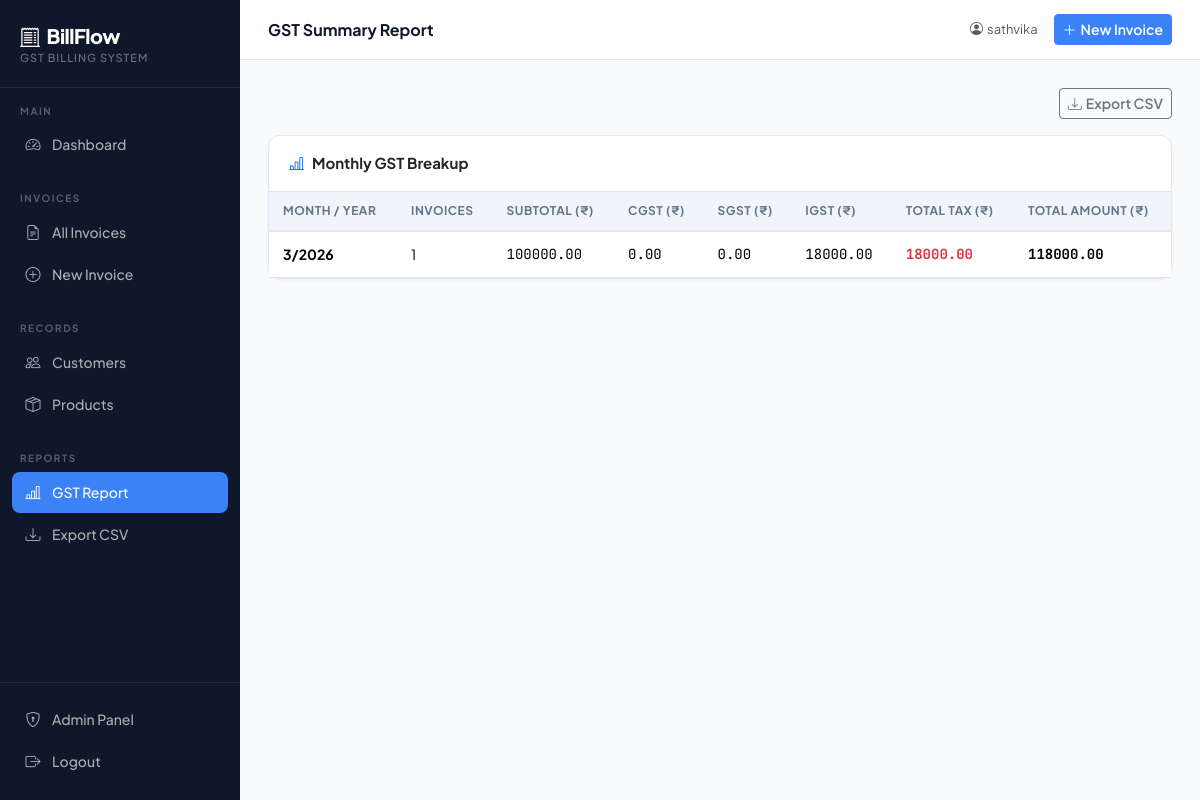
Page /report/gst/ (signed in) on the committed database.
### billing/models.py (models this page shows, shortened)
class Invoice(models.Model):
    invoice_number = models.CharField(max_length=20, unique=True, editable=False)
    customer = models.ForeignKey(Customer, on_delete=models.PROTECT)
    date = models.DateField(default=timezone.now)
    due_date = models.DateField(blank=True, null=True)
    subtotal = models.DecimalField(max_digits=12, decimal_places=2, default=0)
    cgst = models.DecimalField(max_digits=10, decimal_places=2, default=0, verbose_name="CGST")
    sgst = models.DecimalField(max_digits=10, decimal_places=2, default=0, verbose_name="SGST")
    igst = models.DecimalField(max_digits=10, decimal_places=2, default=0, verbose_name="IGST")
    total_tax = models.DecimalField(max_digits=10, decimal_places=2, default=0)
    total_amount = models.DecimalField(max_digits=12, decimal_places=2, default=0)
    is_intra_state = models.BooleanField(default=True, help_text="True = CGST+SGST, False = IGST")
    notes = models.TextField(blank=True)
    created_at = models.DateTimeField(auto_now_add=True)
    STATUS_CHOICES = [
        ('draft', 'Draft'),
        ('sent', 'Sent'),
        ('paid', 'Paid'),
        ('cancelled', 'Cancelled'),
    ]
    status = models.CharField(max_length=20, choices=STATUS_CHOICES, default='draft')
    class Meta:
        ordering = ['-created_at']

### billing/views.py (the view)
# urls.py: path('report/gst/', views.gst_report, name='gst_report'),
@login_required
def gst_report(request):
    from django.db.models.functions import TruncMonth
    monthly = (
        Invoice.objects
        .values('date__year', 'date__month')
        .annotate(
            count=Count('id'),
            subtotal=Sum('subtotal'),
            cgst=Sum('cgst'),
            sgst=Sum('sgst'),
            igst=Sum('igst'),
            total_tax=Sum('total_tax'),
            total_amount=Sum('total_amount'),
        )
        .order_by('-date__year', '-date__month')
    )
    return render(request, 'billing/gst_report.html', {'monthly': monthly})

### billing/templates/billing/gst_report.html (shortened to what this page needs)
{% extends 'billing/base.html' %}
{% block page_title %}GST Summary Report{% endblock %}
{% block content %}
<div class="d-flex justify-content-end mb-3">
  <a href="{% url 'export_csv' %}" class="btn btn-outline-secondary btn-sm">
    <i class="bi bi-download me-1"></i>Export CSV
  </a>
</div>
<div class="card">
  <div class="card-header"><i class="bi bi-bar-chart-line me-2 text-primary"></i>Monthly GST Breakup</div>
  <div class="card-body p-0">
    {% if monthly %}
    <div class="table-responsive">
      <table class="table table-hover mb-0">
        <thead>
          <tr>
            <th>Month / Year</th><th>Invoices</th><th>Subtotal (₹)</th>
            <th>CGST (₹)</th><th>SGST (₹)</th><th>IGST (₹)</th>
            <th>Total Tax (₹)</th><th>Total Amount (₹)</th>
          </tr>
        </thead>
        <tbody>
          {% for row in monthly %}
          <tr>
            <td><strong>{{ row.date__month }}/{{ row.date__year }}</strong></td>
            <td>{{ row.count }}</td>
            <td class="mono">{{ row.subtotal|floatformat:2 }}</td>
            <td class="mono">{{ row.cgst|floatformat:2 }}</td>
            <td class="mono">{{ row.sgst|floatformat:2 }}</td>
            <td class="mono">{{ row.igst|floatformat:2 }}</td>
            <td class="mono fw-bold text-danger">{{ row.total_tax|floatformat:2 }}</td>
            <td class="mono fw-bold">{{ row.total_amount|floatformat:2 }}</td>
          </tr>
          {% endfor %}
        </tbody>
      </table>
    </div>
    {% else %}
    <div class="text-center py-5 text-muted">
      <i class="bi bi-bar-chart display-4 d-block mb-2"></i>
      No data yet. Create some invoices first.
    </div>
    {% endif %}
  </div>
</div>
{% endblock %}

### billing/templates/billing/base.html (shortened to what this page needs)
<!DOCTYPE html>
<html lang="en">
<head>
  <link href="https://cdnjs.cloudflare.com/ajax/libs/bootstrap/5.3.2/css/bootstrap.min.css" rel="stylesheet">
  <link href="https://cdnjs.cloudflare.com/ajax/libs/bootstrap-icons/1.11.3/font/bootstrap-icons.min.css" rel="stylesheet">
</head>
<body>
<nav class="sidebar">
  <div class="sidebar-brand">
    <h1><i class="bi bi-receipt-cutoff me-1"></i> BillFlow</h1>
    <span>GST Billing System</span>
  </div>
  <div class="sidebar-section">
    <div class="sidebar-section-label">Main</div>
    <a href="{% url 'dashboard' %}" class="nav-link {% if request.resolver_match.url_name == 'dashboard' %}active{% endif %}">
      <i class="bi bi-speedometer2"></i> Dashboard
    </a>
  </div>
  <div class="sidebar-section">
    <div class="sidebar-section-label">Invoices</div>
    <a href="{% url 'invoice_list' %}" class="nav-link {% if 'invoice' in request.resolver_match.url_name and 'create' not in request.resolver_match.url_name %}active{% endif %}">
      <i class="bi bi-file-earmark-text"></i> All Invoices
    </a>
    <a href="{% url 'create_invoice' %}" class="nav-link {% if request.resolver_match.url_name == 'create_invoice' %}active{% endif %}">
      <i class="bi bi-plus-circle"></i> New Invoice
    </a>
  </div>
  <div class="sidebar-section">
    <div class="sidebar-section-label">Records</div>
    <a href="{% url 'customer_list' %}" class="nav-link {% if 'customer' in request.resolver_match.url_name %}active{% endif %}">
      <i class="bi bi-people"></i> Customers
    </a>
    <a href="{% url 'product_list' %}" class="nav-link {% if 'product' in request.resolver_match.url_name %}active{% endif %}">
      <i class="bi bi-box-seam"></i> Products
    </a>
  </div>
  <div class="sidebar-section">
    <div class="sidebar-section-label">Reports</div>
    <a href="{% url 'gst_report' %}" class="nav-link {% if 'report' in request.resolver_match.url_name %}active{% endif %}">
      <i class="bi bi-bar-chart-line"></i> GST Report
    </a>
    <a href="{% url 'export_csv' %}" class="nav-link">
      <i class="bi bi-download"></i> Export CSV
    </a>
  </div>
  <div class="sidebar-footer">
    <a href="/admin/" class="nav-link" target="_blank">
      <i class="bi bi-shield-lock"></i> Admin Panel
    </a>
    <a href="{% url 'logout' %}" class="nav-link">
      <i class="bi bi-box-arrow-right"></i> Logout
    </a>
  </div>
</nav>
<div class="main-wrap">
  <div class="topbar">
    <div class="topbar-title">{% block page_title %}Dashboard{% endblock %}</div>
    <div class="d-flex align-items-center gap-3">
      <span class="text-muted" style="font-size:13px">
        <i class="bi bi-person-circle me-1"></i>{{ request.user.username }}
      </span>
      <a href="{% url 'create_invoice' %}" class="btn btn-primary btn-sm">
        <i class="bi bi-plus-lg me-1"></i>New Invoice
      </a>
    </div>
  </div>
  <div class="page-content">
    {% block content %}{% endblock %}
  </div>
</div>
</body>
</html>

### billing/templates/billing/base.html (style rules this page uses)
:root { --navy: #0f172a; --navy-light: #1e293b; --navy-lighter: #334155; --accent: #3b82f6; --accent-light: #60a5fa; --green: #10b981; --amber: #f59e0b; --red: #ef4444; --surface: #f8fafc; --border: #e2e8f0; --text: #0f172a; --text-muted: #64748b; --sidebar-w: 240px; }
* { box-sizing: border-box; }
body { font-family: 'Plus Jakarta Sans', sans-serif; background: var(--surface); color: var(--text); margin: 0; }
.sidebar { position: fixed; top: 0; left: 0; width: var(--sidebar-w); height: 100vh; background: var(--navy); display: flex; flex-direction: column; z-index: 100; overflow-y: auto; }
.sidebar-brand { padding: 24px 20px 20px; border-bottom: 1px solid rgba(255,255,255,0.08); }
.sidebar-brand h1 { font-size: 20px; font-weight: 800; color: #fff; margin: 0; letter-spacing: -0.5px; }
.sidebar-brand span { font-size: 11px; color: rgba(255,255,255,0.4); display: block; margin-top: 2px; font-weight: 500; text-transform: uppercase; letter-spacing: 1px; }
.sidebar-section { padding: 16px 12px 8px; }
.sidebar-section-label { font-size: 10px; font-weight: 700; color: rgba(255,255,255,0.3); text-transform: uppercase; letter-spacing: 1.5px; padding: 0 8px; margin-bottom: 6px; }
.nav-link { display: flex; align-items: center; gap: 10px; padding: 9px 12px; border-radius: 8px; color: rgba(255,255,255,0.65) !important; font-size: 14px; font-weight: 500; text-decoration: none; transition: all 0.15s ease; margin-bottom: 2px; }
.nav-link.active { background: var(--accent); color: #fff !important; }
.nav-link i { font-size: 15px; width: 18px; text-align: center; }
.sidebar-footer { margin-top: auto; padding: 16px 12px; border-top: 1px solid rgba(255,255,255,0.08); }
.main-wrap { margin-left: var(--sidebar-w); min-height: 100vh; display: flex; flex-direction: column; }
.topbar { background: #fff; border-bottom: 1px solid var(--border); padding: 0 28px; height: 60px; display: flex; align-items: center; justify-content: space-between; position: sticky; top: 0; z-index: 50; }
.topbar-title { font-size: 16px; font-weight: 700; color: var(--navy); }
.page-content { padding: 28px; flex: 1; }
.card { border: 1px solid var(--border); border-radius: 12px; box-shadow: 0 1px 3px rgba(0,0,0,0.06); }
.card-header { background: #fff; border-bottom: 1px solid var(--border); padding: 16px 20px; border-radius: 12px 12px 0 0 !important; font-weight: 700; font-size: 15px; }
.table { font-size: 14px; }
.table thead th { background: #f1f5f9; font-weight: 700; font-size: 12px; text-transform: uppercase; letter-spacing: 0.5px; color: var(--text-muted); border-bottom: 2px solid var(--border); padding: 10px 14px; }
.table td { padding: 12px 14px; vertical-align: middle; }
.btn-primary { background: var(--accent); border-color: var(--accent); font-weight: 600; }
.btn { font-weight: 600; font-size: 14px; }
.mono { font-family: 'JetBrains Mono', monospace; }

### rows in the picture
Invoice: date__month "3", date__year "2026", count "1", subtotal "100000.00", cgst "0.00", sgst "0.00", igst "18000.00", total_tax "18000.00", total_amount "118000.00"

### other values in the picture
{{ request.user.username }} "sathvika"
